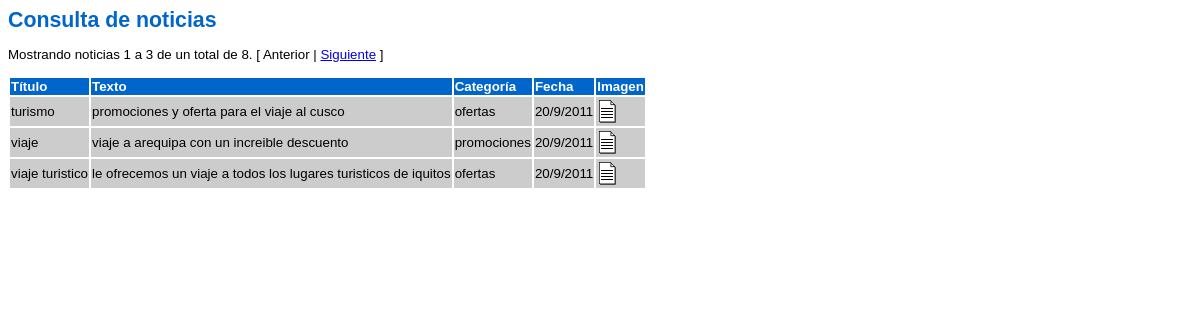
/CLASE2/Ejercicio2_Cons.php, run on the app's committed database.
### tables this page shows
CREATE TABLE `noticias` (
  `id` smallint(5) unsigned NOT NULL auto_increment,
  `titulo` varchar(100) NOT NULL default '',
  `texto` text NOT NULL,
  `categoria` enum('promociones','ofertas','costas') NOT NULL default 'promociones',
  `fecha` date NOT NULL default '0000-00-00',
  `imagen` varchar(100) default NULL,
  PRIMARY KEY  (`id`)
);

### CLASE2/lib/fecha.php (called while the page is built, shortened)
<?PHP
function date2string ($date)
{
   $string = date ("j/n/Y", strtotime($date));
   return ($string);
}
?>

### CLASE2/Ejercicio2_Cons.php (the view, shortened to what this page needs)
<HTML>
<HEAD>
   <LINK REL="stylesheet" TYPE="text/css" HREF="estilo.css">
<?PHP
   include ("lib/fecha.php");
?>
</HEAD>
<BODY>
<H1>Consulta de noticias</H1>
<?PHP
  $con = mysql_connect ("localhost","root","root") or die ("No Conecta al servidor");
  $num = 3;
  $comienzo = $_REQUEST['comienzo'];
  if (!isset($comienzo)) $comienzo = 0;
   $instruccion = "select * from noticias";
   $consulta = mysql_query ($instruccion, $con)  or die ("Fallo en la consulta");
   $nfilas = mysql_num_rows ($consulta);
   if ($nfilas > 0)
   {
     print ("<P>Mostrando noticias " . ($comienzo + 1) . " a ");
     if (($comienzo + $num) < $nfilas)
        print ($comienzo + $num);
      else
        print ($nfilas);
     print (" de un total de $nfilas.\n");
         $estapagina = $_SERVER['PHP_SELF'];
         if ($nfilas > $num)
         {
            if ($comienzo > 0)
print ("[ <A HREF='$estapagina?comienzo=" . ($comienzo - $num) . "'>Anterior</A> | ");
            else
               print ("[ Anterior | ");
            if ($nfilas > ($comienzo + $num))
print ("<A HREF='$estapagina?comienzo=" . ($comienzo + $num) . "'>Siguiente</A> ]\n");
            else
               print ("Siguiente ]\n");
         }
         print ("</P>\n");
      }
    $instruccion = "select * from noticias order by fecha desc limit $comienzo, $num";
   $consulta = mysql_query ($instruccion, $con)  or die ("Fallo en la consulta");
      $nfilas = mysql_num_rows ($consulta);
      if ($nfilas > 0)
      {
         print ("<TABLE>\n");
         print ("<TR>\n");
         print ("<TH>Título</TH>\n");
         print ("<TH>Texto</TH>\n");
         print ("<TH>Categoría</TH>\n");
         print ("<TH>Fecha</TH>\n");
         print ("<TH>Imagen</TH>\n");
         print ("</TR>\n");
         for ($i=0; $i<$nfilas; $i++)
         {
            $resultado = mysql_fetch_array ($consulta);
            print ("<TR>\n");
            print ("<TD>" . $resultado['titulo'] . "</TD>\n");
            print ("<TD>" . $resultado['texto'] . "</TD>\n");
            print ("<TD>" . $resultado['categoria'] . "</TD>\n");
            print ("<TD>" . date2string($resultado['fecha']) . "</TD>\n");
            if ($resultado['imagen'] != "")
               print ("<TD><A TARGET='_blank' HREF='img/" . $resultado['imagen'] .
   "'><IMG BORDER='0' SRC='img/ico-fichero.gif' ALT='Imagen asociada'></A></TD>\n");
            else
               print ("<TD>&nbsp;</TD>\n");
            print ("</TR>\n");
         }
         print ("</TABLE>\n");
      }
      else
         print ("No hay noticias disponibles");
?>
</BODY>
</HTML>

### CLASE2/estilo.css (style rules this page uses)
BODY { font-family: verdana,arial, sans-serif; font-size: 10pt; }
H1 { font-size: 16pt; font-weight: bold; color: #0066CC; }
TH { font-size: 10pt; font-weight: bold; color: white; background: #0066CC; text-align: left; }
TD { font-size: 10pt; background: #CCCCCC; }

### data on the page
noticias: titulo "turismo", texto "promociones y oferta para el viaje al cusco", categoria "ofertas", fecha "20/9/2011"
noticias: titulo "viaje", texto "viaje a arequipa con un increible descuento", categoria "promociones", fecha "20/9/2011"
noticias: titulo "viaje turistico", texto "le ofrecemos un viaje a todos los lugares turisticos de iquitos", categoria "ofertas", fecha "20/9/2011"

### other printed values
$comienzo + 1 "1"
$comienzo + $num "3"
$nfilas "8"
